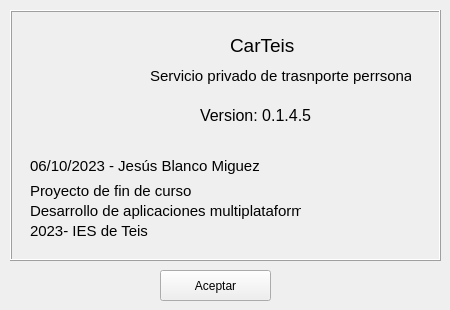
<?xml version="1.0" encoding="UTF-8"?>
<ui version="4.0">
 <class>acercaWind</class>
 <widget class="QWidget" name="acercaWind">
  <property name="geometry">
   <rect>
    <x>0</x>
    <y>0</y>
    <width>450</width>
    <height>310</height>
   </rect>
  </property>
  <property name="minimumSize">
   <size>
    <width>450</width>
    <height>310</height>
   </size>
  </property>
  <property name="maximumSize">
   <size>
    <width>450</width>
    <height>310</height>
   </size>
  </property>
  <property name="windowTitle">
   <string>Acerca de...</string>
  </property>
  <property name="windowIcon">
   <iconset>
    <normaloff>img/Question-mark-icon_34771.ico</normaloff>img/Question-mark-icon_34771.ico</iconset>
  </property>
  <widget class="QFrame" name="frame">
   <property name="geometry">
    <rect>
     <x>10</x>
     <y>10</y>
     <width>431</width>
     <height>251</height>
    </rect>
   </property>
   <property name="frameShape">
    <enum>QFrame::Box</enum>
   </property>
   <property name="frameShadow">
    <enum>QFrame::Raised</enum>
   </property>
   <widget class="QLabel" name="label">
    <property name="geometry">
     <rect>
      <x>220</x>
      <y>20</y>
      <width>71</width>
      <height>31</height>
     </rect>
    </property>
    <property name="font">
     <font>
      <pointsize>14</pointsize>
     </font>
    </property>
    <property name="text">
     <string>CarTeis</string>
    </property>
   </widget>
   <widget class="QLabel" name="label_2">
    <property name="geometry">
     <rect>
      <x>190</x>
      <y>90</y>
      <width>121</width>
      <height>31</height>
     </rect>
    </property>
    <property name="font">
     <font>
      <pointsize>12</pointsize>
     </font>
    </property>
    <property name="text">
     <string>Version: 0.1.4.5</string>
    </property>
   </widget>
   <widget class="QLabel" name="label_3">
    <property name="geometry">
     <rect>
      <x>10</x>
      <y>10</y>
      <width>131</width>
      <height>121</height>
     </rect>
    </property>
    <property name="minimumSize">
     <size>
      <width>100</width>
      <height>100</height>
     </size>
    </property>
    <property name="text">
     <string/>
    </property>
    <property name="pixmap">
     <pixmap>img/icono.ico</pixmap>
    </property>
   </widget>
   <widget class="QLabel" name="label_4">
    <property name="geometry">
     <rect>
      <x>140</x>
      <y>50</y>
      <width>261</width>
      <height>31</height>
     </rect>
    </property>
    <property name="font">
     <font>
      <pointsize>11</pointsize>
     </font>
    </property>
    <property name="text">
     <string>Servicio privado de trasnporte perrsonal</string>
    </property>
   </widget>
   <widget class="QLabel" name="label_5">
    <property name="geometry">
     <rect>
      <x>20</x>
      <y>140</y>
      <width>241</width>
      <height>31</height>
     </rect>
    </property>
    <property name="font">
     <font>
      <pointsize>11</pointsize>
     </font>
    </property>
    <property name="text">
     <string>06/10/2023 - Jesús Blanco Miguez</string>
    </property>
   </widget>
   <widget class="QLabel" name="label_6">
    <property name="geometry">
     <rect>
      <x>20</x>
      <y>170</y>
      <width>241</width>
      <height>21</height>
     </rect>
    </property>
    <property name="font">
     <font>
      <pointsize>11</pointsize>
     </font>
    </property>
    <property name="text">
     <string>Proyecto de fin de curso</string>
    </property>
   </widget>
   <widget class="QLabel" name="label_7">
    <property name="geometry">
     <rect>
      <x>20</x>
      <y>190</y>
      <width>271</width>
      <height>21</height>
     </rect>
    </property>
    <property name="font">
     <font>
      <pointsize>11</pointsize>
     </font>
    </property>
    <property name="text">
     <string>Desarrollo de aplicaciones multiplataforma</string>
    </property>
   </widget>
   <widget class="QLabel" name="label_8">
    <property name="geometry">
     <rect>
      <x>20</x>
      <y>210</y>
      <width>271</width>
      <height>21</height>
     </rect>
    </property>
    <property name="font">
     <font>
      <pointsize>11</pointsize>
     </font>
    </property>
    <property name="text">
     <string>2023- IES de Teis</string>
    </property>
   </widget>
  </widget>
  <widget class="QPushButton" name="btnaceptar">
   <property name="geometry">
    <rect>
     <x>160</x>
     <y>270</y>
     <width>111</width>
     <height>31</height>
    </rect>
   </property>
   <property name="text">
    <string>Aceptar</string>
   </property>
  </widget>
 </widget>
 <resources/>
 <connections/>
</ui>
